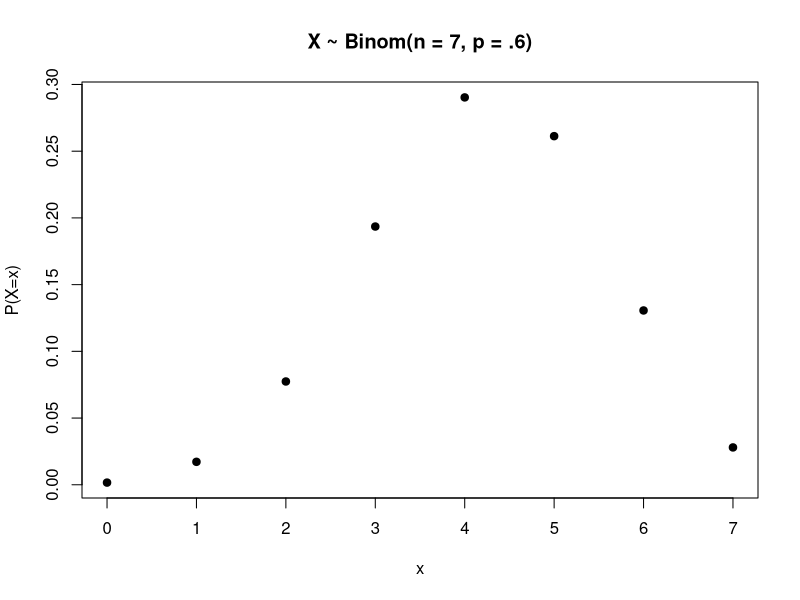
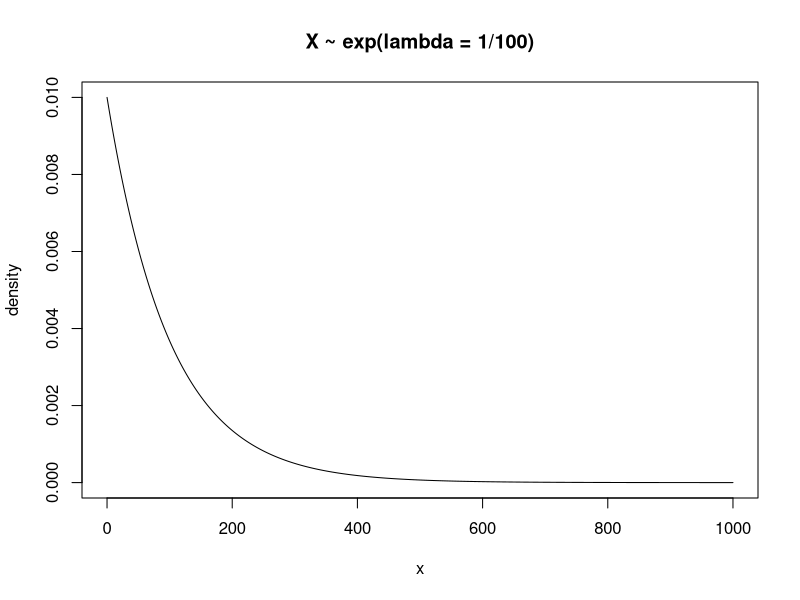

Reproduce these figures in R, in order.
## ---- chunk 1
p <- .6
n <- 7
X <- 0:7
pX <- dbinom(X, n, p)
plot(X, pX, pch = 19, main = 'X ~ Binom(n = 7, p = .6)', xlab = 'x', ylab = 'P(X=x)')
## ---- chunk 2
EX <- sum(X * pX)
print(EX)
print(c('Alternatively: n*p = ', n*p))
## ---- chunk 3
lambda <- 1/100
X <- seq(0,1000, length.out = 1001)
fX <- dexp(X, rate = lambda)
plot(X, fX, type = 'l', main = 'X ~ exp(lambda = 1/100)', xlab = 'x', ylab = 'density')
## ---- chunk 4
mu <- 20
sdev <- 4
pnorm(28.4, mu, sdev)
## ---- chunk 5
1 - pnorm(14, mu, sdev)
## ---- chunk 6
pnorm(23.9, mu, sdev) - pnorm(17.4, mu, sdev)
## ---- chunk 7
qnorm(.25, mu, sdev)
## ---- chunk 8
dnorm(20, mu, sdev)
